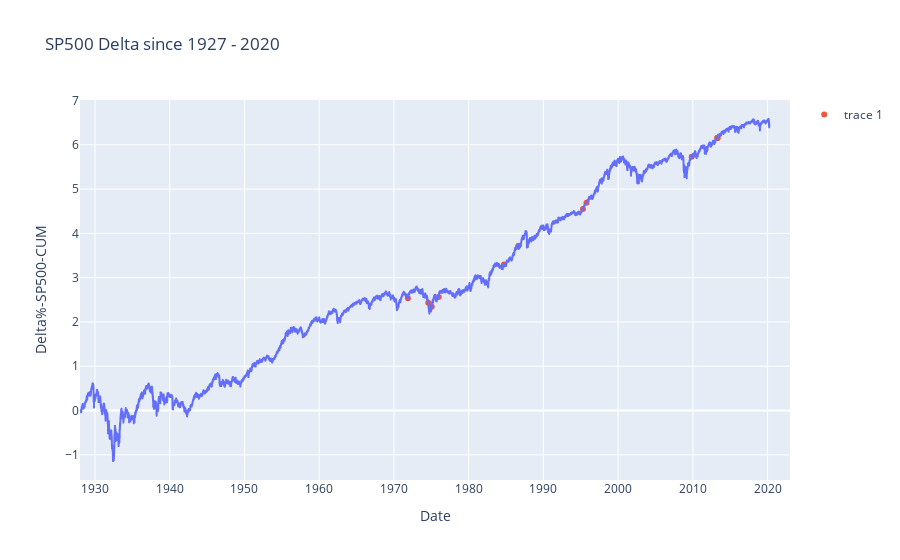

Notebook cell for this chart:
### Markdown cell above
### Graphs for interpretation

### Code cell
# Create a graph for major events in the US 
fig = px.line(sp500, x="Date", y="Delta%-SP500-CUM", title="SP500 Delta since 1927 - 2020")
fig.add_scatter(x=result_merge_us['Date'], y=result_merge_us['Delta%-SP500-CUM'], mode ='markers')

fig.show()

### Figure 1 — Plotly figure (JSON) as saved in the notebook; plotly's stock layout.template omitted (floating-point values rounded to 4 significant figures; data arrays with more than 128 entries replaced by an {"elided": "..."} marker saying what was removed)
{"data": [{"hoverlabel": {"namelength": 0}, "hovertemplate": "Date=%{x}<br>Delta%-SP500-CUM=%{y}", "legendgroup": "", "line": {"color": "#636efa", "dash": "solid"}, "mode": "lines", "name": "", "showlegend": false, "type": "scattergl", "x": {"elided": "23167 str values"}, "xaxis": "x", "y": {"elided": "23167 float values"}, "yaxis": "y"}, {"mode": "markers", "type": "scatter", "x": ["1971-11-17T00:00:00", "1974-08-06T00:00:00", "1975-01-24T00:00:00", "1975-12-29T00:00:00", "1984-09-20T00:00:00", "1986-09-02T00:00:00", "1995-04-19T00:00:00", "1995-10-09T00:00:00", "1996-07-27T00:00:00", "2001-09-11T00:00:00", "2001-09-11T00:00:00", "2001-09-11T00:00:00", "2001-09-11T00:00:00", "2009-11-05T00:00:00", "2013-04-15T00:00:00", "2013-04-15T00:00:00", "2013-04-17T00:00:00", "2016-06-12T00:00:00", "2016-09-17T00:00:00", "2017-08-12T00:00:00", "2017-10-01T00:00:00"], "y": [2.537, 2.434, 2.341, 2.562, 3.296, 3.722, 4.55, 4.689, null, null, null, null, null, 5.73, 6.153, 6.153, 6.153, null, null, null, null]}], "layout": {"legend": {"tracegroupgap": 0}, "title": {"text": "SP500 Delta since 1927 - 2020"}, "xaxis": {"anchor": "y", "domain": [0, 1], "title": {"text": "Date"}}, "yaxis": {"anchor": "x", "domain": [0, 1], "title": {"text": "Delta%-SP500-CUM"}}}}
